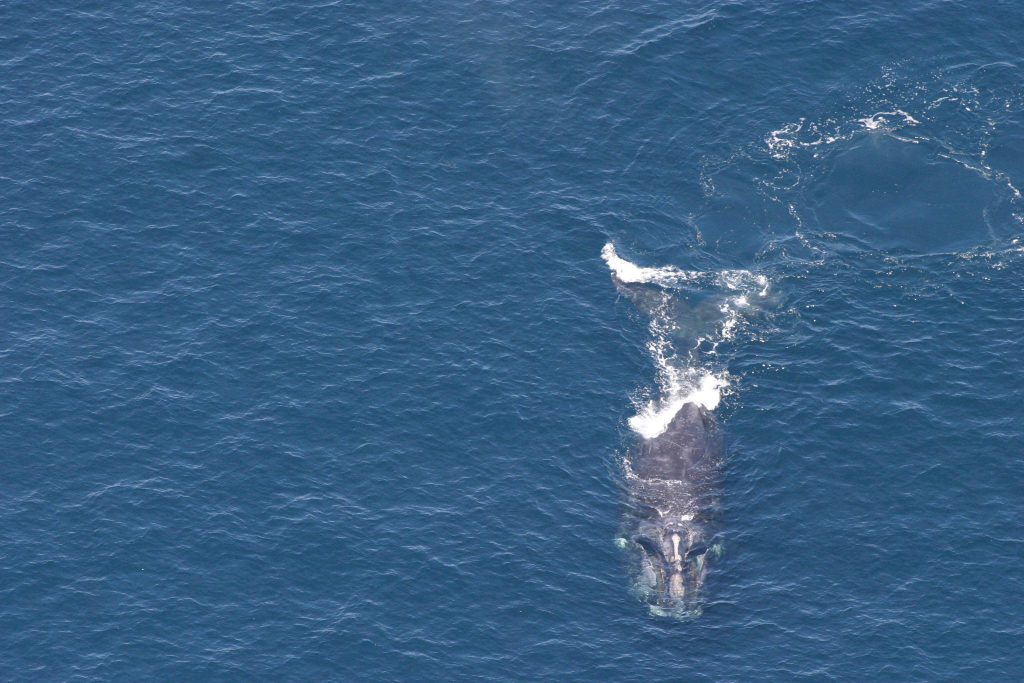
#> input picture Code/whale_99573/w_4947.jpg, 3072 x 2048 px (shown at 1/3 size)
$ python findwhale.py   (Python 2 division)   (older library calls are emulated)
#> lines starting #> are read from the running program, lines starting #| are printed output that depends on the picture; after the words box and inside, x2 and y2 are one past the last pixel; in counts of white or black regions, pixels touching at a corner belong together; long printed decimals are rounded
"""

2015 September 30

Shane Bussmann

Find the whale.  Model the whale as a rectangle with aspect ratio = 3.0.

"""

import numpy as np
from skimage.io import imread
import emcee
import time
import pandas as pd
import whaleutil


# [79 lines left out: functions lnprior, lnlike, lnprob, not called in this run]


Nthreads = 1

pool = ''

nwalkers = 128
nparams = 6

whaleid = 'w_4947.jpg'
im3 = imread(whaleid)
#> im3 is the input picture: shape (2048, 3072, 3); mean R, G, B 56.3, 95.8, 132.1
diffim = 2 * im3[:, :, 0] - im3[:, :, 1] - im3[:, :, 2]
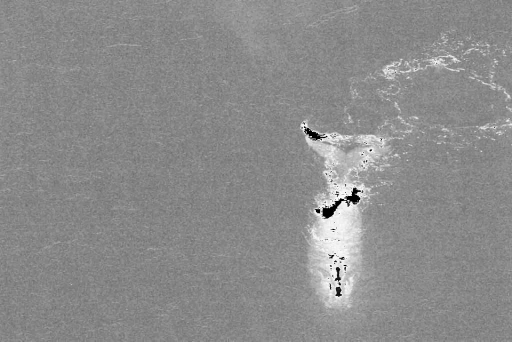
#> diffim: shape (2048, 3072) (shown at 1/6 size); min 0, max 255, mean 139.8
diffim = diffim.max() / diffim
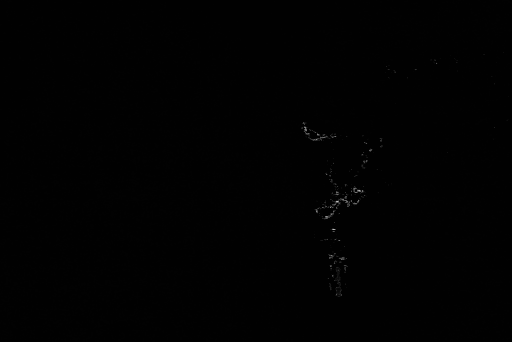
#> diffim: shape (2048, 3072) (shown at 1/6 size); min 0, max 255, mean 1.3
toohigh = diffim > 5
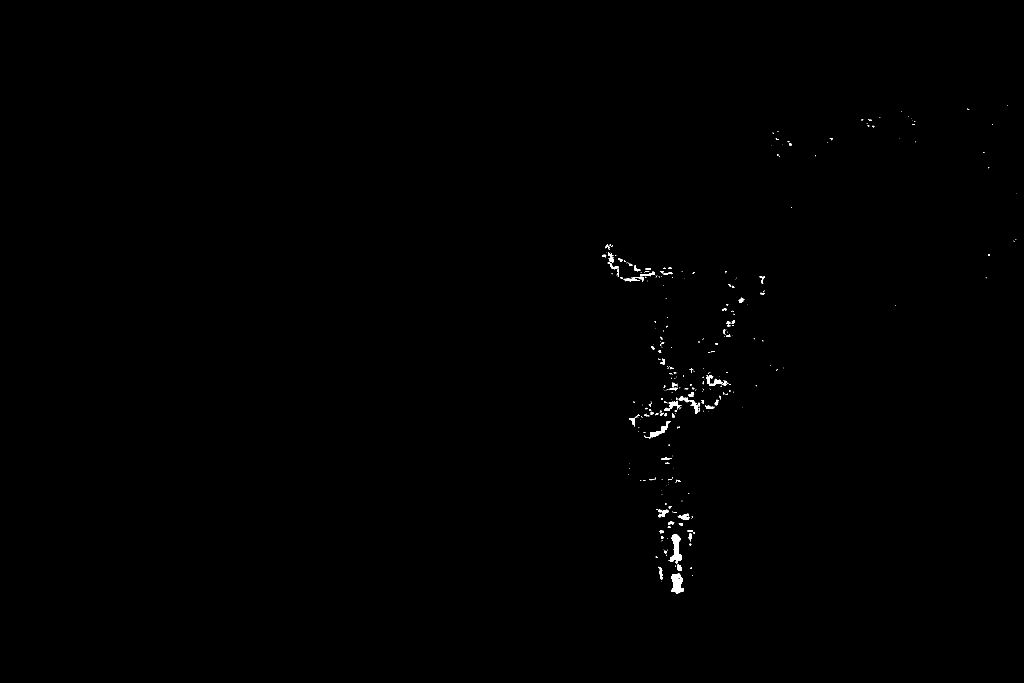
#> toohigh: shape (2048, 3072) bool (shown at 1/3 size); 0.21% white; 388 white regions (301 under 20 px), largest, box (x1, y1, x2, y2) and area: (2005, 1603, 2046, 1691) 1604, (2014, 1721, 2051, 1781) 1515, (1936, 1263, 2012, 1315) 792
diffim[toohigh] = 5.
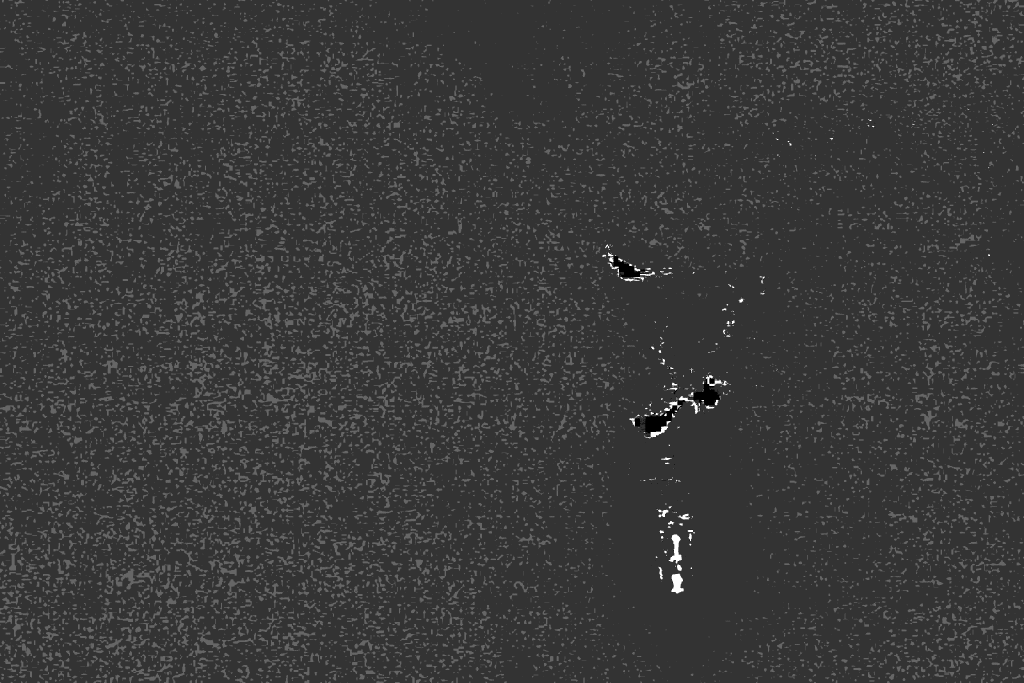
#> diffim: shape (2048, 3072) (shown at 1/3 size); 0.21% of pixels changed, all inside (x1, y1, x2, y2) = (1806, 317, 3051, 1781); drawn with min black and max white
toolow = diffim < 1
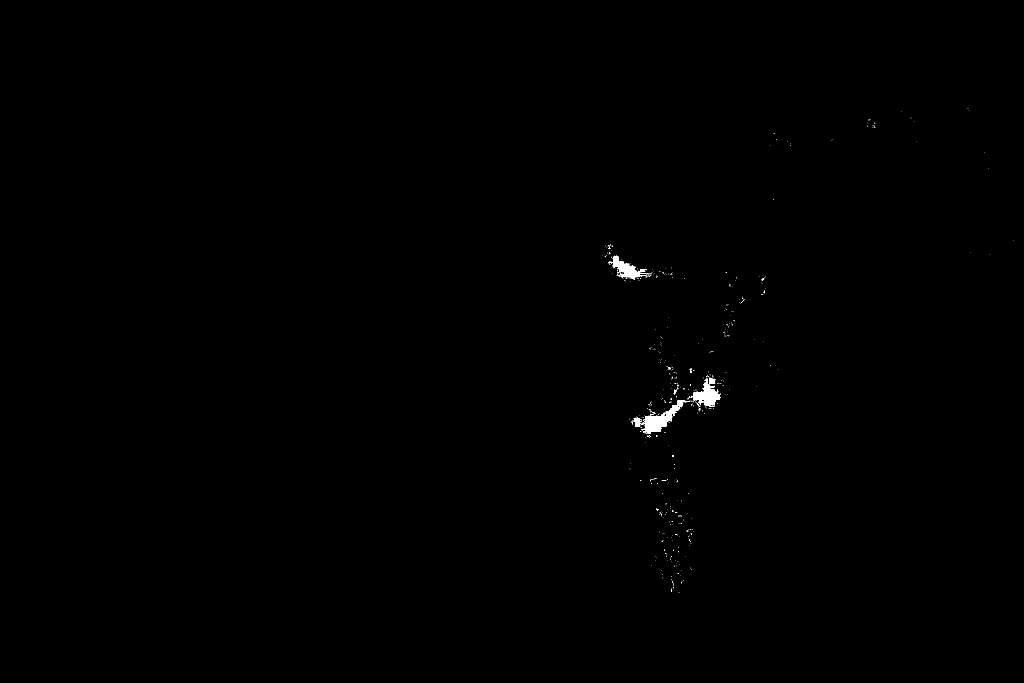
#> toolow: shape (2048, 3072) bool (shown at 1/3 size); 0.19% white; 567 white regions (556 under 20 px), largest, box (x1, y1, x2, y2) and area: (1923, 1200, 2068, 1301) 4168, (2072, 1135, 2161, 1218) 3167, (1825, 766, 1955, 836) 2722
diffim[toolow] = 0.
print(diffim.mean())
#| 1.119

from scipy.misc import imresize
rebin = 4.0
ny, nx = diffim.shape
#print(nx, ny)
#> (the run stopped early here; a loop or call above may not have finished)

$ run again, with Code/whale_99573/w_2234.jpg copied over Code/whale_99573/w_4947.jpg
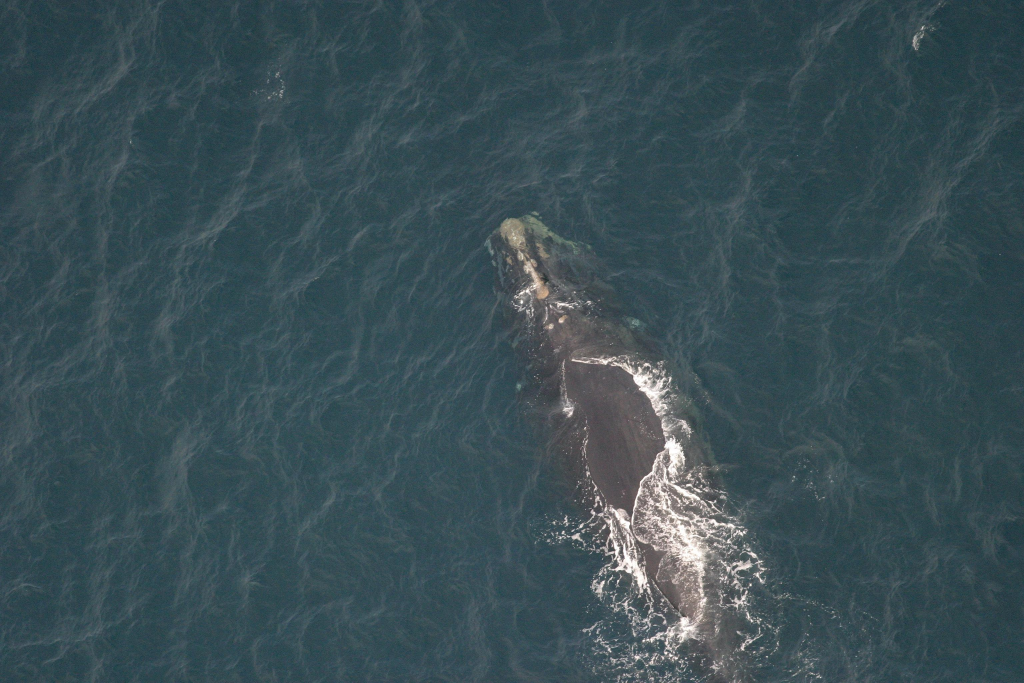
#> input picture Code/whale_99573/w_2234.jpg, 3072 x 2048 px (shown at 1/3 size)
#> im3 is the input picture: shape (2048, 3072, 3); mean R, G, B 58.3, 78.3, 84.8
#> toohigh: shape (2048, 3072) bool; 4.6% white; 299 white regions (163 under 20 px), largest, box (x1, y1, x2, y2) and area: (1499, 656, 2256, 2016) 273562, (2160, 1770, 2246, 1836) 1537, (1606, 728, 1648, 784) 1058
#> `diffim[toohigh] = 5.`:
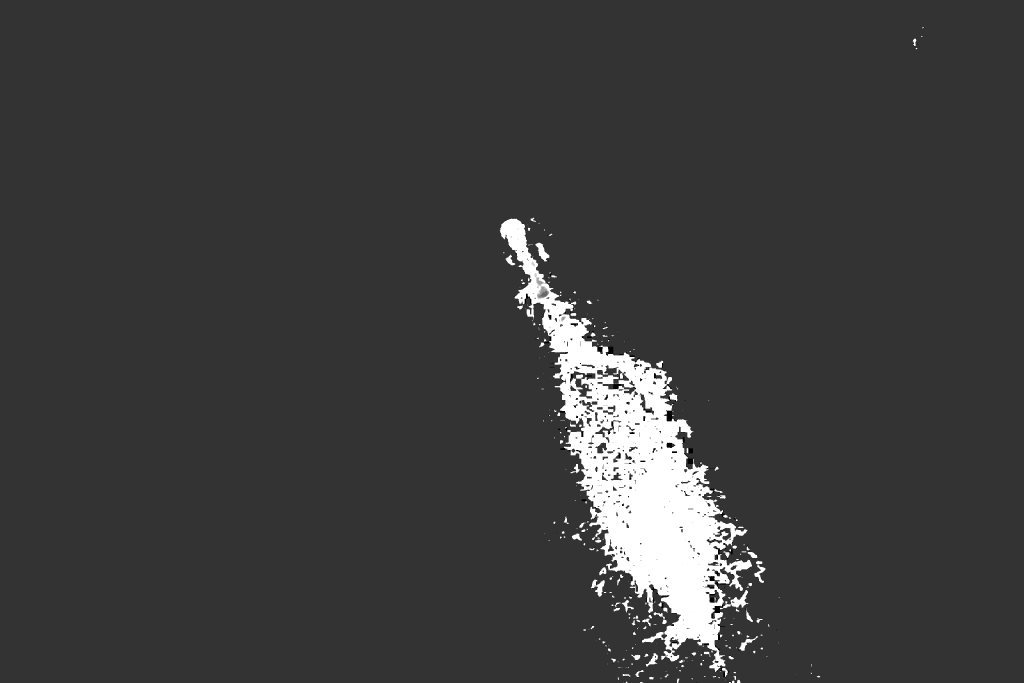
#> diffim: shape (2048, 3072) (shown at 1/3 size); min 0, max 5, mean 1.18; drawn with min black and max white
#> `toolow = diffim < 1`:
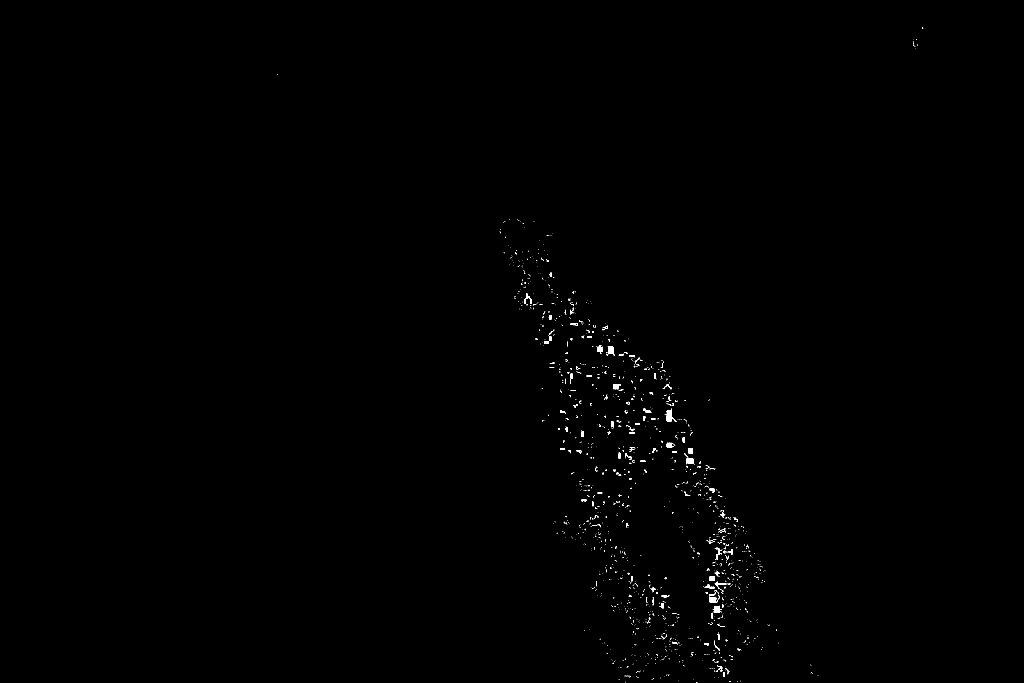
#> toolow: shape (2048, 3072) bool (shown at 1/3 size); 0.23% white; 1371 white regions (1229 under 20 px), largest, box (x1, y1, x2, y2) and area: (1999, 1225, 2031, 1265) 543, (1818, 1040, 1841, 1068) 367, (2138, 1817, 2166, 1839) 359
#| 1.185

$ run again, with Code/whale_99573/w_3996.jpg copied over Code/whale_99573/w_4947.jpg
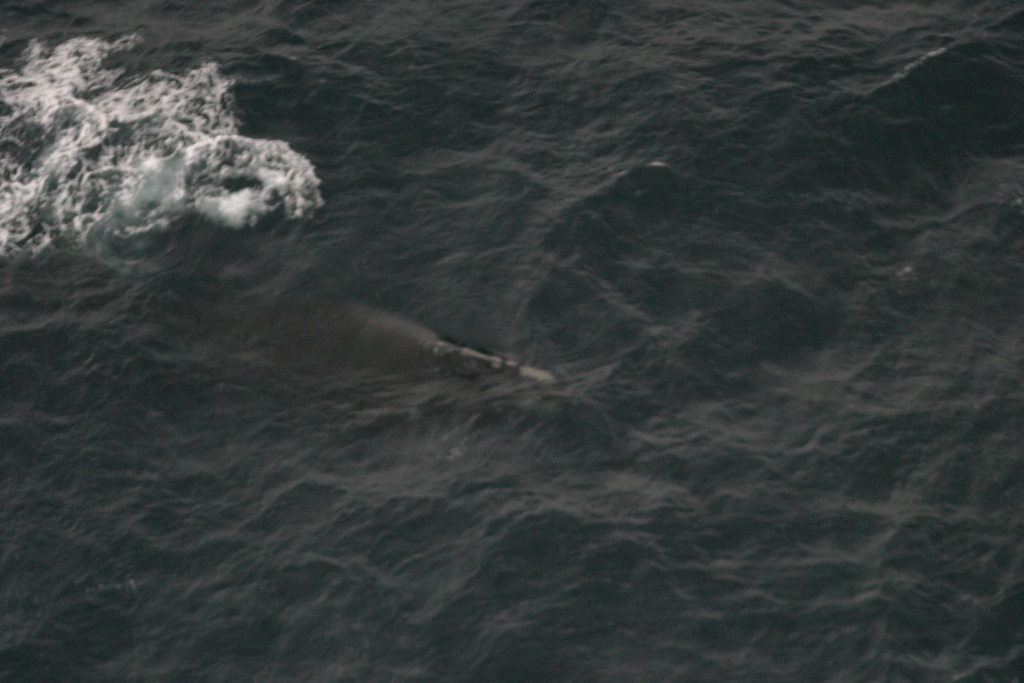
#> input picture Code/whale_99573/w_3996.jpg, 3072 x 2048 px (shown at 1/3 size)
#> im3 is the input picture: shape (2048, 3072, 3); mean R, G, B 53.1, 58.8, 57.8
#> `toohigh = diffim > 5`:
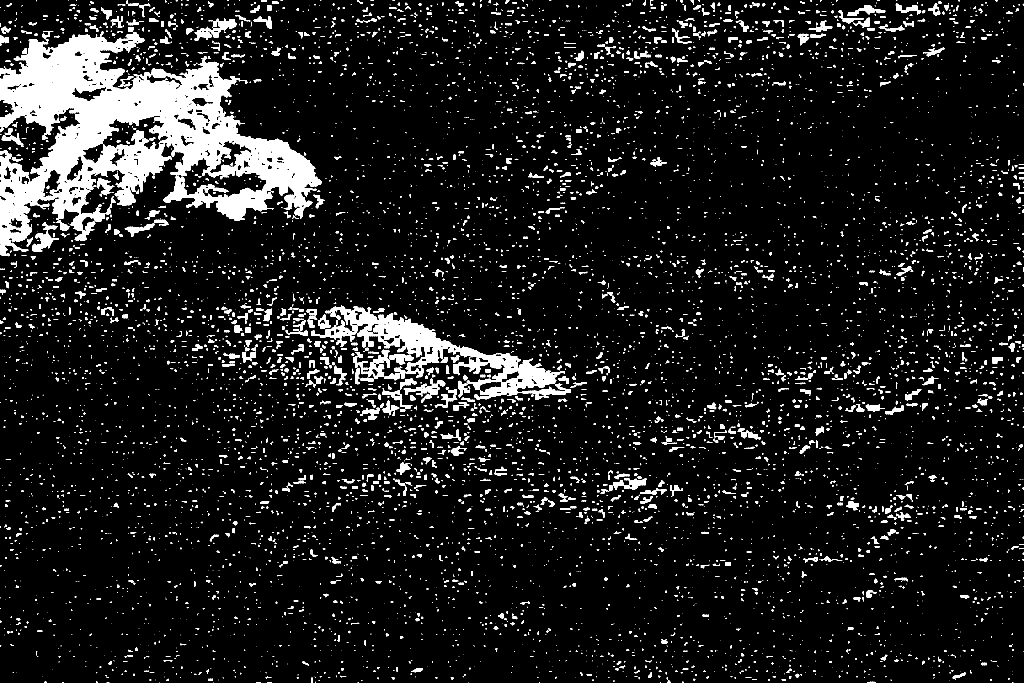
#> toohigh: shape (2048, 3072) bool (shown at 1/3 size); 8.7% white; 7759 white regions (4957 under 20 px), largest, box (x1, y1, x2, y2) and area: (0, 95, 966, 768) 256731, (934, 916, 1712, 1200) 46991, (1060, 1049, 1199, 1153) 4072
#> `toolow = diffim < 1`:
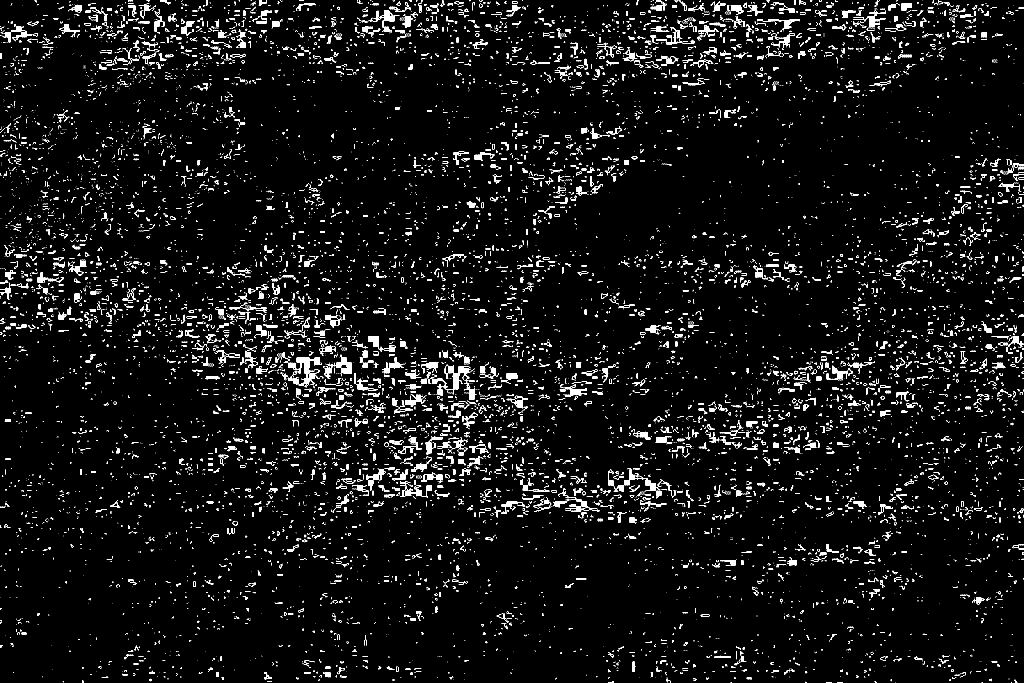
#> toolow: shape (2048, 3072) bool (shown at 1/3 size); 4.3% white; 10484 white regions (7535 under 20 px), largest, box (x1, y1, x2, y2) and area: (864, 1072, 966, 1162) 3306, (1286, 1094, 1423, 1188) 3015, (970, 1064, 1056, 1137) 1859
#| 1.305
